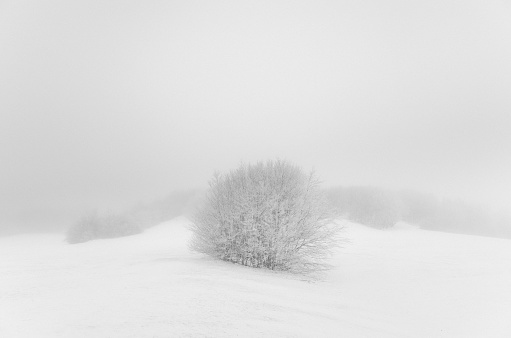
#> input picture lcimg.jpeg, 511 x 338 px
$ python histogram_stretching.py
#> lines starting #> are read from the running program, lines starting #| are printed output that depends on the picture
import cv2
import numpy as np
import matplotlib.pyplot as plt

img = cv2.imread('lcimg.jpeg',0)
#> img is the input picture: shape (338, 511); min 102, max 242, mean 222.5
h,w = img.shape
#> h = 338; w = 511

cv2.imshow('Original image', img)
cv2.waitKey()

# histogram equalization
rmax = img.max()
#> rmax = 242
rmin = img.min()
#> rmin = 102
smax = 255
smin = 0
print("Before Histogram Stretching",rmax,rmin)
#| Before Histogram Stretching 242 102

hist_streched = np.zeros((h,w),np.uint8)

for i in range(h):
    for j in range(w):
        r = img[i][j]
        hist_streched[i][j] = (r-rmin+smin)*((smax-smin)/(rmax-rmin))
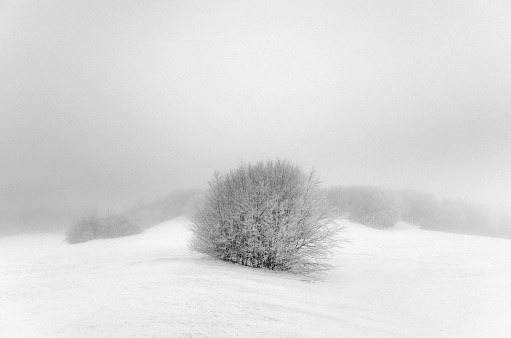
#> hist_streched: shape (338, 511); min 0, max 255, mean 218.9

cv2.imshow('Histogram Streched image', hist_streched)
cv2.waitKey()

print("After Histogram Stretching",hist_streched.max(),hist_streched.min())
#| After Histogram Stretching 255 0

# plotting histogram

def getcount(img):
    count = [0]*256
    h,w = img.shape
#> h = 338; w = 511
    for i in range(h):
        for j in range(w):
            k = img[i][j]
            count[k] = count[k] + 1
#> after the loop, count = 256 values, max 14591 at index 232, min 0 at index 0, mean 674.7

    r = [*range(0,256,1)]
    return r,count

r,count = getcount(img)
#> r = 256 values from 0 to 255

plt.stem(r,count)
plt.xlabel('Pixel Intensity')
plt.ylabel('Pixel count')
plt.title('Histogram of original image')
plt.show()
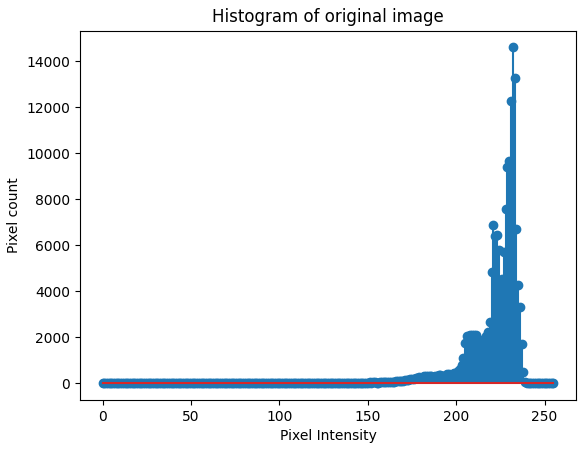
#> figure drawn by matplotlib, 1 panel; curve peaks at x = 232, y = 14591

r,count = getcount(hist_streched)
#> count = 256 values, max 14591 at index 236, min 0 at index 1, mean 674.7

plt.stem(r,count)
plt.xlabel('Pixel Intensity')
plt.ylabel('Pixel count')
plt.title('Histogram of stretched image')
plt.show()
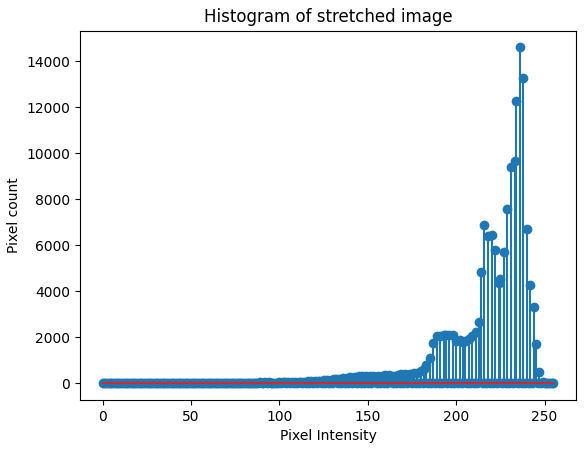
#> figure drawn by matplotlib, 1 panel; curve peaks at x = 236, y = 14591
